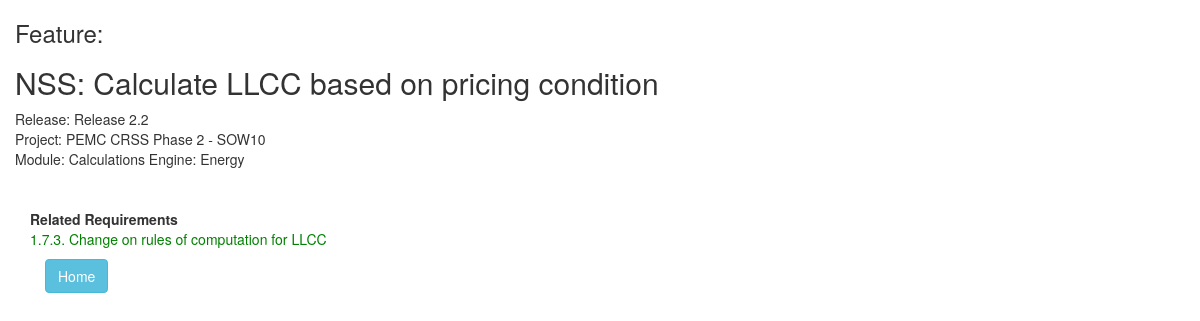
The app's page /joan/feature/18/, older data.
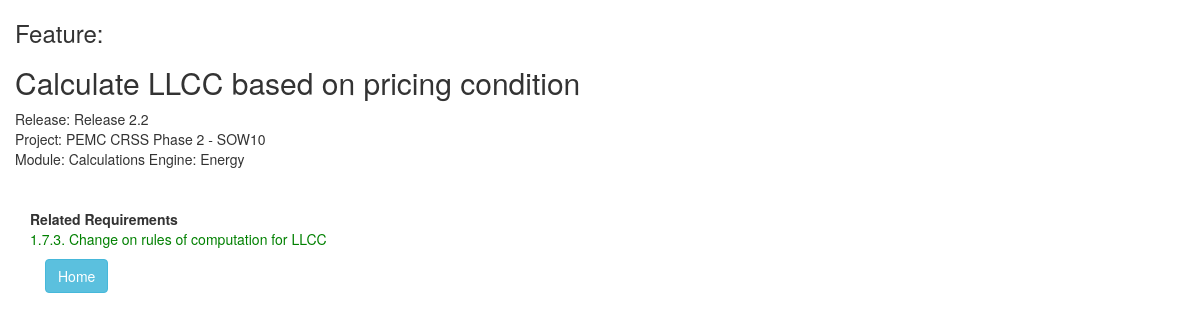
The same page, newer data.
### joan/models.py (models this page shows, shortened)
class Feature(models.Model):
    project = models.ForeignKey(Project, on_delete=models.CASCADE, default=DEFAULT_PROJECT)
    requirement = models.ManyToManyField(Requirement)
    release = models.ForeignKey(Release, on_delete=models.CASCADE, null=True, blank=True)
    feature_heading = models.CharField('Category', max_length=50,blank=True)
    feature_text = models.CharField('Feature Name', max_length=200)
    feature_details = models.TextField('Details',max_length=300,blank=True,null=True)
    created_at = models.DateTimeField(auto_now_add=True,null=True)
    updated_at = models.DateTimeField(auto_now=True,null=True)

class Release (models.Model):
    project = models.ForeignKey(Project, on_delete=models.CASCADE, default=DEFAULT_PROJECT)
    release_name = models.CharField(max_length=50)
    release_target_date = models.DateField(blank=True, null=True)
    release_actual_date = models.DateField(blank=True, null=True)
    release_uat_start_date = models.DateField(blank=True, null=True)
    release_uat_end_date = models.DateField(blank=True, null=True)
    release_details = models.CharField(max_length=70,blank=True)
    def __str__(self):
        return "Release " + self.release_name

class Project (models.Model):
    project_name = models.CharField(max_length=50,unique = True)
    slug = models.SlugField(max_length=10, null=True,unique=True)
    project_company = models.CharField(max_length=50)
    project_description = models.CharField(max_length=50)
    project_start_date = models.DateField(blank=True,null=True)
    project_end_date = models.DateField(blank=True, null=True)
    created_at = models.DateTimeField(auto_now_add=True,null=True)
    updated_at = models.DateTimeField(auto_now=True,null=True)
    def __str__(self):
        return self.project_name

### joan/views.py (the view)
# urls.py: url(r'^feature/(?P<pk>[a-zA-Z0-9-]+)/$', views.FeatureView.as_view(), name='feature'),
class FeatureView(generic.DetailView):
    model = Feature
    template_name = 'joan/feature.html'
    def get_context_data(self, **kwargs):
        context = super(FeatureView, self).get_context_data(**kwargs)
        context['requirement_list'] = Requirement.objects.filter(feature__id__exact=self.kwargs['pk'])
        return context

### joan/models.py (called while the page is built)
    def __str__(self):
        return self.reqd_id + " " + self.requirement_heading

### joan/templates/joan/feature.html (shortened to what this page needs)
{% load static %}
{% load bootstrap3 %}
{% bootstrap_css %}
<link rel="stylesheet" type="text/css" href="{% static 'joan/style.css' %}" />
<div class="container">
 <div class="row">
<h3>Feature:</h3>
<h2>{{ feature.feature_text }}</h2>
Release: {{ feature.release }} <br>
Project: {{ feature.project }} <br>
Module: {{ feature.feature_heading }}
</div>
<br>
<br>
<div class="container horizontal-scroll">
   <div class="row">
     <b>Related Requirements</b>
      <ul class="list-unstyled">
      {% for requirement in requirement_list %}
      <li> <a href="{% url 'joan:requirement' requirement.id %}"> {{ requirement }}</a></li>
      {% endfor %}
      </ul>
    </div>
   <a class="btn btn-info" href="{% url 'joan:project' feature.project.id %}">Home</a>
</div>

Row changes from the older to the newer data that the page shows:
changed Feature "Calculations Engine: Energy": feature_text "NSS: Calculate LLCC based on pricing condition" → "Calculate LLCC based on pricing condition"
